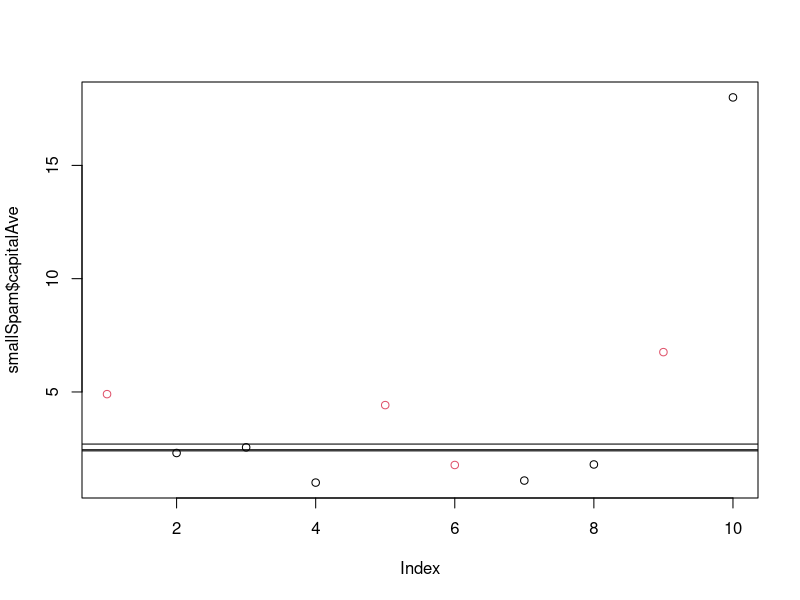

Write the R code that produced this figure.
library(kernlab); data(spam); set.seed(333)
smallSpam <- spam[sample(dim(spam)[1],size=10),]
spamLabel <- (smallSpam$type=="spam")*1 + 1
plot(smallSpam$capitalAve,col=spamLabel)
abline(h=c(2.4, 2.45, 2.7))


rule1 <- function(x){
        prediction <- rep(NA,length(x))
        prediction[x > 2.7] <- "spam"
        prediction[x < 2.40] <- "nonspam"
        prediction[(x >= 2.40 & x <= 2.45)] <- "spam"
        prediction[(x > 2.45 & x <= 2.70)] <- "nonspam"
        return(prediction)
}
table(rule1(smallSpam$capitalAve),smallSpam$type)


rule2 <- function(x){
        prediction <- rep(NA,length(x))
        prediction[x > 2.8] <- "spam"
        prediction[x <= 2.8] <- "nonspam"
        return(prediction)
}
table(rule2(smallSpam$capitalAve),smallSpam$type)


table(rule1(spam$capitalAve),spam$type)
table(rule2(spam$capitalAve),spam$type)

sum(rule1(spam$capitalAve)==spam$type)
sum(rule2(spam$capitalAve)==spam$type)

mean(rule1(spam$capitalAve)==spam$type)
mean(rule2(spam$capitalAve)==spam$type)
